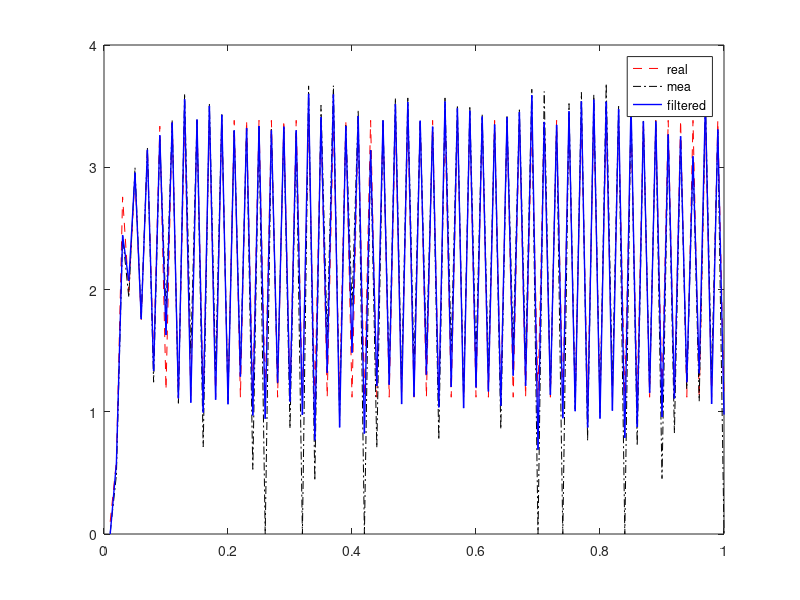

Write the MATLAB code that produced this figure.
% Reference- Bilibili ID 287989852
% Nonlinear dynamics example
% x(i) = sin(x(i-1)) + 5*x(i-1)/(x(i-1)^2+1) + Q
% y(i) = x(i)^2 + R

% generate 100 samples
t = 0.01:0.01:1;
x = zeros(1,100);
y = zeros(1,100);

% set initial values
x(1) = 0.1;
y(1) = 0.01^2;
Q = 0.1;
R = 0.1;
% generate real data and mea data
for i = 2:100
    x(i) = 1*sin(x(i-1)) + 5*x(i-1)/(x(i-1)^2+1);
    y(i) = x(i)^2 + normrnd(0,1);
end
% PF start
% set particle sets
n = 150;
% xold = zeros(1,n);
xnew = zeros(1,n);
xplus = zeros(1,100); % xplus is for storing filtered value
% w = zeros(1,n);
% set x0 value and its weight
xold = zeros(1,n)+0.1;
w = zeros(1,n)+ 1/n;
% PF code
for i = 2:100
    % prediction, from x0 to x1
    for j=1:n
        xold(j) = 1*sin(xold(j))+5*xold(j)/(xold(j)^2+1)+normrnd(0,Q);
    end
    % update
    for j=1:n
        w(j) = exp(-((y(i)-xold(j)^2)^2/(2*R)));
    end
    % normlization
    w = w/sum(w);
    % re-sample
    c = zeros(1,n); % generate zone indexs
    c(1) = w(1);
    for j = 2:n
        c(j) = c(j-1) + w(j);
    end
    for j = 1:n
        a = unifrnd(0,1);% generate random numbers
        for k = 1:n
            if (a<c(k))
                xnew(j) = xold(k);
                break; % break is essential, Otherwise the resampled particle will be covered by the last particle
            end
        end
    end
    % end of re-sample
    % new value assigned to old value, iteraion goes on
    xold = xnew;
    % set all weights to 1/n
    w = zeros(1,n)+ 1/n;
    % assign the posterior probability expectation to xplus
    xplus(i) = sum(xnew)/n;
end
%%
figure(1)
plot(t,x,'r--',t,real(sqrt(y)),'k-.',t,xplus,'b-','LineWidth',1)
legend('real','mea','filtered')
